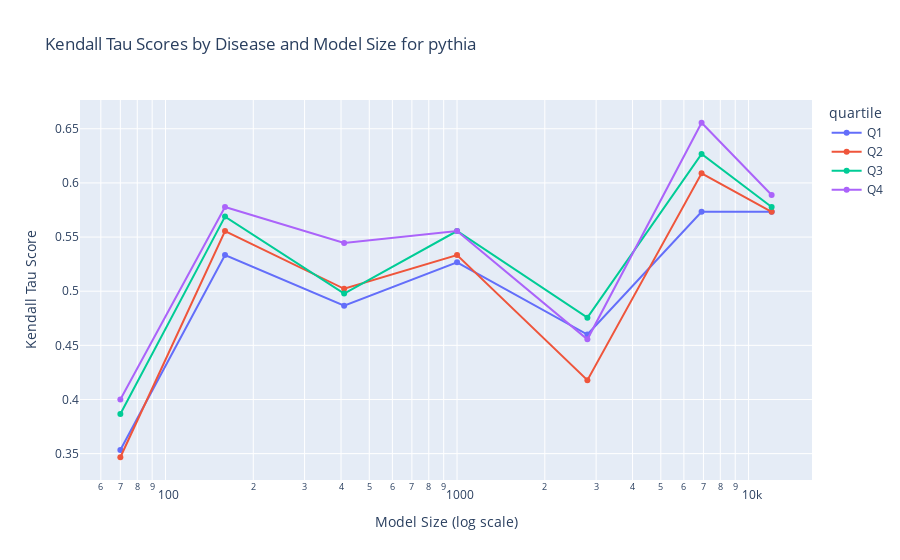

Notebook cell for this chart:
### Code cell
# plot distribution of kendall tau scores
fig_kendall_tau = px.line(
    quartile_pythia,
    x="model_size",
    y="kendall_tau",
    color="quartile",
    title="Kendall Tau Scores by Quartile and Model Size for pythia",
    labels={
        "model_size": "Model Size",
        "kendall_tau": "Kendall Tau Score",
        "quartile": "quartile",
    },
    markers=True,  # Add markers for each point
)

fig_kendall_tau.update_layout(xaxis_type="log", xaxis_title="Model Size (log scale)")
fig_kendall_tau.show()

### Figure 1 — Plotly figure (JSON) as saved in the notebook; plotly's stock layout.template omitted (floating-point values rounded to 4 significant figures)
{"data": [{"hovertemplate": "quartile=Q1<br>Model Size=%{x}<br>Kendall Tau Score=%{y}<extra></extra>", "legendgroup": "Q1", "line": {"color": "#636efa", "dash": "solid"}, "marker": {"symbol": "circle"}, "mode": "markers+lines", "name": "Q1", "orientation": "v", "showlegend": true, "type": "scatter", "x": [70, 160, 410, 1000, 2800, 6900, 12000], "xaxis": "x", "y": [0.3533, 0.5333, 0.4867, 0.5267, 0.46, 0.5733, 0.5733], "yaxis": "y"}, {"hovertemplate": "quartile=Q2<br>Model Size=%{x}<br>Kendall Tau Score=%{y}<extra></extra>", "legendgroup": "Q2", "line": {"color": "#EF553B", "dash": "solid"}, "marker": {"symbol": "circle"}, "mode": "markers+lines", "name": "Q2", "orientation": "v", "showlegend": true, "type": "scatter", "x": [70, 160, 410, 1000, 2800, 6900, 12000], "xaxis": "x", "y": [0.3467, 0.5556, 0.5022, 0.5333, 0.4178, 0.6089, 0.5733], "yaxis": "y"}, {"hovertemplate": "quartile=Q3<br>Model Size=%{x}<br>Kendall Tau Score=%{y}<extra></extra>", "legendgroup": "Q3", "line": {"color": "#00cc96", "dash": "solid"}, "marker": {"symbol": "circle"}, "mode": "markers+lines", "name": "Q3", "orientation": "v", "showlegend": true, "type": "scatter", "x": [70, 160, 410, 1000, 2800, 6900, 12000], "xaxis": "x", "y": [0.3867, 0.5689, 0.4978, 0.5556, 0.4756, 0.6267, 0.5778], "yaxis": "y"}, {"hovertemplate": "quartile=Q4<br>Model Size=%{x}<br>Kendall Tau Score=%{y}<extra></extra>", "legendgroup": "Q4", "line": {"color": "#ab63fa", "dash": "solid"}, "marker": {"symbol": "circle"}, "mode": "markers+lines", "name": "Q4", "orientation": "v", "showlegend": true, "type": "scatter", "x": [70, 160, 410, 1000, 2800, 6900, 12000], "xaxis": "x", "y": [0.4, 0.5778, 0.5444, 0.5556, 0.4556, 0.6556, 0.5889], "yaxis": "y"}], "layout": {"legend": {"title": {"text": "quartile"}, "tracegroupgap": 0}, "title": {"text": "Kendall Tau Scores by Disease and Model Size for pythia"}, "xaxis": {"anchor": "y", "domain": [0, 1], "title": {"text": "Model Size (log scale)"}, "type": "log"}, "yaxis": {"anchor": "x", "domain": [0, 1], "title": {"text": "Kendall Tau Score"}}}}
